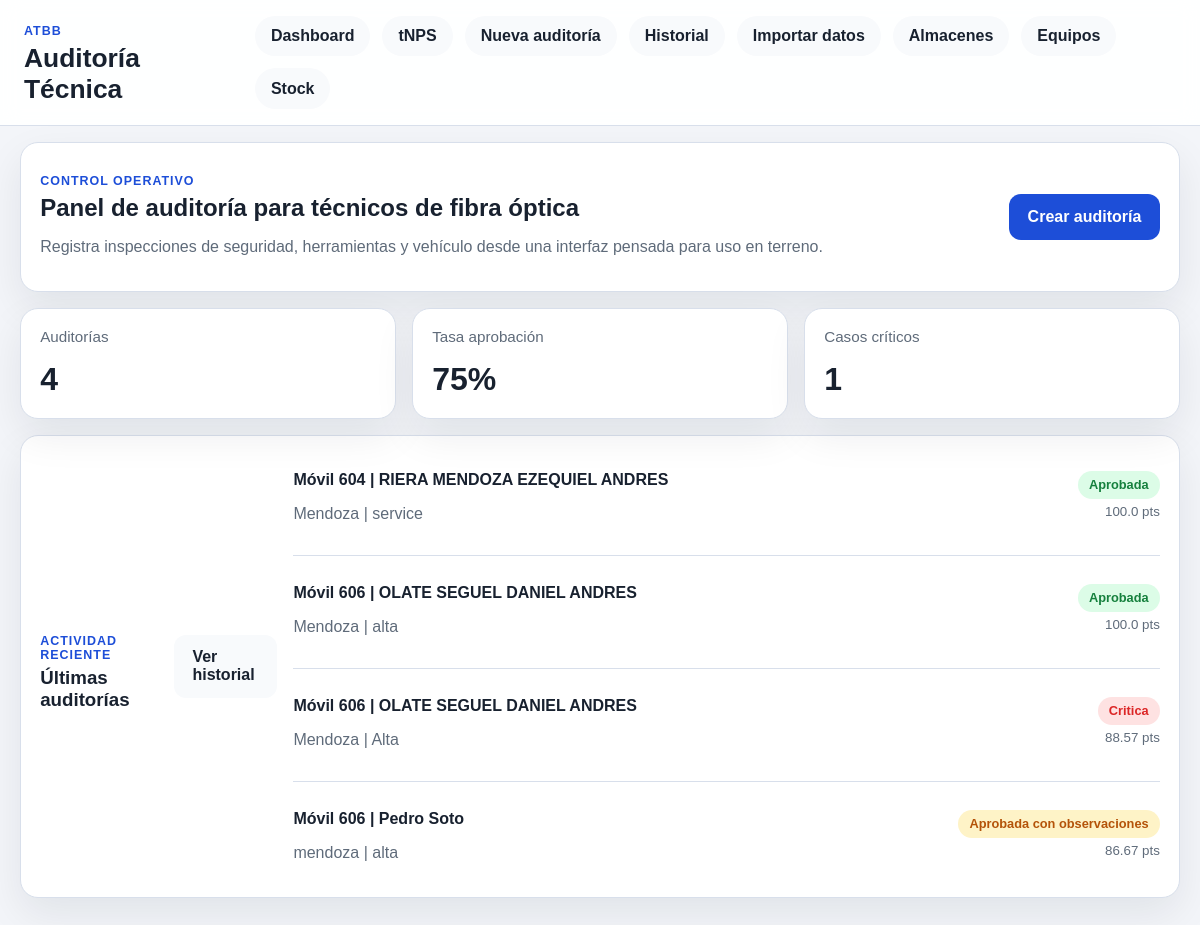
The page / on the database its author committed.
### tables this page shows
CREATE TABLE "audits" (
            id INTEGER PRIMARY KEY AUTOINCREMENT,
            created_at TEXT NOT NULL DEFAULT CURRENT_TIMESTAMP,
            audit_date TEXT NOT NULL,
            auditor_name TEXT NOT NULL,
            auditor_signature_path TEXT,
            technician_signature_path TEXT,
            technician_display_name TEXT,
            technician_employee_code TEXT,
            location TEXT NOT NULL,
            installation_type TEXT NOT NULL,
            total_score REAL NOT NULL DEFAULT 0,
            result_status TEXT NOT NULL,
            general_notes TEXT,
            mobile_unit_id INTEGER,
            technician_id INTEGER,
            vehicle_id INTEGER NOT NULL, serialized_stock_status TEXT, serialized_stock_notes TEXT, material_stock_status TEXT, material_stock_notes TEXT,
            FOREIGN KEY (mobile_unit_id) REFERENCES mobile_units (id),
            FOREIGN KEY (technician_id) REFERENCES technicians (id),
            FOREIGN KEY (vehicle_id) REFERENCES vehicles (id)
        );

CREATE TABLE mobile_units (
            id INTEGER PRIMARY KEY AUTOINCREMENT,
            mobile_code TEXT NOT NULL UNIQUE,
            technician_id INTEGER,
            notes TEXT, user_name TEXT, warehouse_description TEXT, warehouse_type TEXT, is_enabled INTEGER NOT NULL DEFAULT 1,
            FOREIGN KEY (technician_id) REFERENCES technicians (id)
        );

### app/routes.py (the view)
@main.route("/")
def dashboard():
    recent_audits = fetch_recent_audits()
    stats = fetch_dashboard_stats()
    return render_template(
        "dashboard.html",
        recent_audits=recent_audits,
        total_audits=stats["total_audits"],
        approval_rate=stats["approval_rate"],
        critical_count=stats["critical_count"],
    )

### app/models.py (called while the page is built)
def get_db():
    if "db_conn" not in g:
        connection = sqlite3.connect(current_app.config["DATABASE_PATH"])
        connection.row_factory = sqlite3.Row
        g.db_conn = connection
    return g.db_conn

def fetch_dashboard_stats():
    row = get_db().execute(
        """
        SELECT
            COUNT(*) AS total_audits,
            SUM(CASE WHEN result_status IN ('Aprobada', 'Aprobada con observaciones') THEN 1 ELSE 0 END) AS approved_count,
            SUM(CASE WHEN result_status = 'Critica' THEN 1 ELSE 0 END) AS critical_count
        FROM audits
        """
    ).fetchone()
    total_audits = row["total_audits"] or 0
    approved_count = row["approved_count"] or 0
    critical_count = row["critical_count"] or 0
    approval_rate = 0 if total_audits == 0 else round((approved_count / total_audits) * 100)
    return {
        "total_audits": total_audits,
        "approved_count": approved_count,
        "critical_count": critical_count,
        "approval_rate": approval_rate,
    }

def fetch_recent_audits(limit=5):
    rows = get_db().execute(
        """
        SELECT
            audits.id,
            audits.audit_date,
            audits.location,
            audits.installation_type,
            audits.total_score,
            audits.result_status,
            mobile_units.mobile_code,
            COALESCE(technicians.name, audits.technician_display_name) AS technician_name,
            vehicles.plate AS vehicle_plate
        FROM audits
        LEFT JOIN mobile_units ON mobile_units.id = audits.mobile_unit_id
        LEFT JOIN technicians ON technicians.id = audits.technician_id
        INNER JOIN vehicles ON vehicles.id = audits.vehicle_id
        ORDER BY audits.created_at DESC
        LIMIT ?
        """,
        (limit,),
    ).fetchall()
    return [dict(row) for row in rows]

### app/templates/dashboard.html (shortened to what this page needs)
{% extends "base.html" %}
{% block content %}
<section class="hero">
    <div>
        <p class="eyebrow">Control operativo</p>
        <h2>Panel de auditoría para técnicos de fibra óptica</h2>
        <p class="hero-copy">
            Registra inspecciones de seguridad, herramientas y vehículo desde una interfaz pensada para uso en terreno.
        </p>
    </div>
    <a class="button button-primary" href="{{ url_for('main.new_audit') }}">Crear auditoría</a>
</section>
<section class="stats-grid">
    <article class="card stat-card">
        <span class="stat-label">Auditorías</span>
        <strong class="stat-value">{{ total_audits }}</strong>
    </article>
    <article class="card stat-card">
        <span class="stat-label">Tasa aprobación</span>
        <strong class="stat-value">{{ approval_rate }}%</strong>
    </article>
    <article class="card stat-card">
        <span class="stat-label">Casos críticos</span>
        <strong class="stat-value">{{ critical_count }}</strong>
    </article>
</section>
<section class="card">
    <div class="section-heading">
        <div>
            <p class="eyebrow">Actividad reciente</p>
            <h3>Últimas auditorías</h3>
        </div>
        <a class="button button-secondary" href="{{ url_for('main.audit_list') }}">Ver historial</a>
    </div>
    {% if recent_audits %}
        <div class="audit-list">
            {% for audit in recent_audits %}
                <article class="audit-item">
                    <div>
                        <strong>
                            {% if audit.mobile_code %}Móvil {{ audit.mobile_code }} | {% endif %}{{ audit.technician_name }}
                        </strong>
                        <p>{{ audit.location }} | {{ audit.installation_type }}</p>
                    </div>
                    <div class="audit-meta">
                        <span class="badge badge-{{ audit.result_status|lower|replace(' ', '-') }}">{{ audit.result_status }}</span>
                        <small>{{ audit.total_score }} pts</small>
                    </div>
                </article>
            {% endfor %}
        </div>
    {% else %}
        <p class="empty-state">Aún no existen auditorías registradas.</p>
    {% endif %}
</section>
{% endblock %}

### app/templates/base.html (shortened to what this page needs)
<!doctype html>
<html lang="es">
<head>
    <link rel="stylesheet" href="{{ url_for('static', filename='css/main.css') }}">
</head>
<body>
    <header class="topbar">
        <div class="brand">
            <span class="brand-kicker">ATBB</span>
            <h1>Auditoría Técnica</h1>
        </div>
        <nav class="nav" id="main_nav">
            <a href="{{ url_for('main.dashboard') }}">Dashboard</a>
            <a href="{{ url_for('main.tnps') }}">tNPS</a>
            <a href="{{ url_for('main.new_audit') }}">Nueva auditoría</a>
            <a href="{{ url_for('main.audit_list') }}">Historial</a>
            <a href="{{ url_for('main.imports') }}">Importar datos</a>
            <a href="{{ url_for('main.storage_locations') }}">Almacenes</a>
            <a href="{{ url_for('main.equipment') }}">Equipos</a>
            <a href="{{ url_for('main.materials_stock') }}">Stock</a>
        </nav>
    </header>
    <main class="page{% if page_class %} {{ page_class }}{% endif %}">
        {% block content %}{% endblock %}
    </main>
</body>
</html>

### app/static/css/main.css (style rules this page uses)
:root { --bg: #f3f5f9; --surface: #ffffff; --surface-alt: #f8fafc; --border: #d8dfeb; --text: #18212f; --muted: #5f6b7a; --primary: #1d4ed8; --primary-soft: #dbeafe; --danger: #dc2626; --danger-soft: #fee2e2; --success: #15803d; --success-soft: #dcfce7; --warning: #b45309; --warning-soft: #fef3c7; --shadow: 0 16px 40px rgba(15, 23, 42, 0.08); --radius: 18px; }
* { box-sizing: border-box; }
body { margin: 0; font-family: Arial, Helvetica, sans-serif; background: var(--bg); color: var(--text); }
a { color: inherit; text-decoration: none; }
.topbar { position: sticky; top: 0; z-index: 10; display: flex; flex-direction: column; gap: 1rem; padding: 1rem; background: rgba(255, 255, 255, 0.92); border-bottom: 1px solid var(--border); backdrop-filter: blur(10px); }
.brand { min-width: 0; }
.brand h1 { font-size: 1.65rem; line-height: 1.15; }
.brand h1, .hero h2, .section-heading h2, .section-heading h3 { margin: 0; }
.brand-kicker, .eyebrow { display: inline-block; margin-bottom: 0.35rem; font-size: 0.78rem; font-weight: 700; letter-spacing: 0.08em; text-transform: uppercase; color: var(--primary); }
.nav { display: flex; gap: 0.75rem; flex-wrap: wrap; }
.nav a { padding: 0.7rem 1rem; border-radius: 999px; background: var(--surface-alt); font-weight: 700; }
.page { width: min(1080px, calc(100% - 1.25rem)); margin: 1rem auto 2rem; }
.hero, .card, .section-heading { display: flex; align-items: center; justify-content: space-between; gap: 1rem; }
.hero, .card { padding: 1.2rem; border: 1px solid var(--border); border-radius: var(--radius); background: var(--surface); box-shadow: var(--shadow); }
.hero { margin-bottom: 1rem; align-items: flex-start; flex-direction: column; }
.hero-copy, .empty-state, .audit-item p, label span, small { color: var(--muted); }
.stats-grid { display: grid; grid-template-columns: repeat(3, minmax(0, 1fr)); gap: 0.75rem; margin-bottom: 1rem; }
@media (min-width: 768px) { .stats-grid { grid-template-columns: repeat(auto-fit, minmax(180px, 1fr)); gap: 1rem; } }
.stat-card { flex-direction: column; align-items: flex-start; }
.stat-label { color: var(--muted); font-size: 0.95rem; }
.stat-value { font-size: 2rem; }
.button { display: inline-flex; align-items: center; justify-content: center; min-height: 44px; padding: 0.85rem 1.15rem; border: 0; border-radius: 12px; font-weight: 700; cursor: pointer; }
.button-primary { background: var(--primary); color: #ffffff; }
.button-secondary { background: var(--surface-alt); color: var(--text); }
.audit-list { display: grid; gap: 0.75rem; width: 100%; }
.audit-item { display: flex; justify-content: space-between; gap: 1rem; padding: 1rem 0; border-bottom: 1px solid var(--border); }
.audit-item:last-child { border-bottom: 0; padding-bottom: 0; }
.audit-meta { display: flex; flex-direction: column; align-items: flex-end; gap: 0.35rem; }
.badge, .weight-chip, .critical-chip { display: inline-flex; align-items: center; justify-content: center; padding: 0.4rem 0.7rem; border-radius: 999px; font-size: 0.8rem; font-weight: 700; }
.badge-aprobada { background: var(--success-soft); color: var(--success); }
.badge-aprobada-con-observaciones { background: var(--warning-soft); color: var(--warning); }
.badge-critica, .badge-rechazada, .badge-no-cumple, .critical-chip { background: var(--danger-soft); color: var(--danger); }
@media (min-width: 768px) { .page { width: min(1400px, calc(100% - 2.5rem)); } }
@media (min-width: 768px) { .topbar { flex-direction: row; align-items: center; justify-content: space-between; padding: 1rem 1.5rem; } }
@media (min-width: 768px) { .hero { flex-direction: row; align-items: center; } }
@media (min-width: 768px) { .stats-grid { grid-template-columns: repeat(3, minmax(0, 1fr)); } }

### rows shown on the page
audits: mobile_code "604", technician_name "RIERA MENDOZA EZEQUIEL ANDRES", location "Mendoza", installation_type "service", result_status "Aprobada", total_score "100.0"
audits: mobile_code "606", technician_name "OLATE SEGUEL DANIEL ANDRES", location "Mendoza", installation_type "alta", result_status "Aprobada", total_score "100.0"
audits: mobile_code "606", technician_name "OLATE SEGUEL DANIEL ANDRES", location "Mendoza", installation_type "Alta", result_status "Critica", total_score "88.57"
audits: mobile_code "606", technician_name "Pedro Soto", location "mendoza", installation_type "alta", result_status "Aprobada con observaciones", total_score "86.67"

### other values the page prints
{{ total_audits }} "4"
{{ approval_rate }} "75"
{{ critical_count }} "1"
